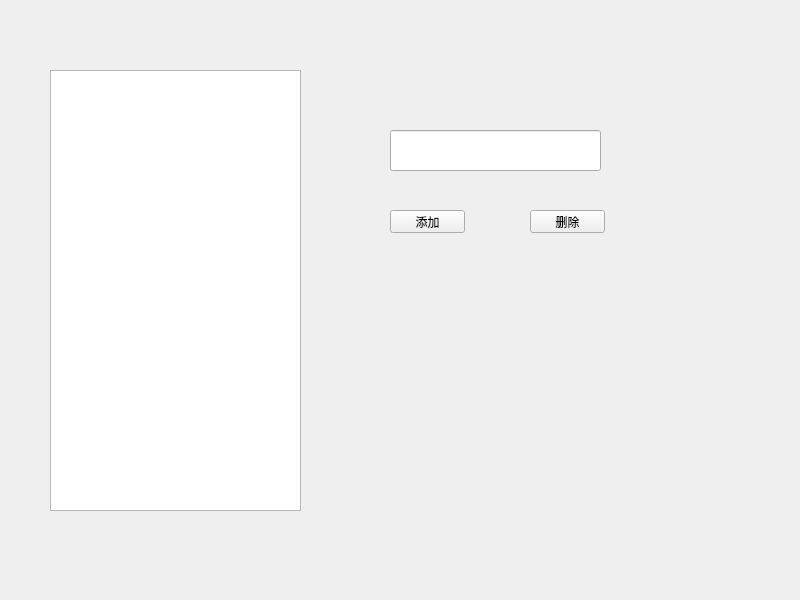
<?xml version="1.0" encoding="UTF-8"?>
<ui version="4.0">
 <class>Widget</class>
 <widget class="QWidget" name="Widget">
  <property name="geometry">
   <rect>
    <x>0</x>
    <y>0</y>
    <width>800</width>
    <height>600</height>
   </rect>
  </property>
  <property name="windowTitle">
   <string>Widget</string>
  </property>
  <widget class="QLineEdit" name="lineEdit">
   <property name="geometry">
    <rect>
     <x>390</x>
     <y>130</y>
     <width>211</width>
     <height>41</height>
    </rect>
   </property>
  </widget>
  <widget class="QListWidget" name="listWidget">
   <property name="geometry">
    <rect>
     <x>50</x>
     <y>70</y>
     <width>251</width>
     <height>441</height>
    </rect>
   </property>
  </widget>
  <widget class="QPushButton" name="pushButton">
   <property name="geometry">
    <rect>
     <x>390</x>
     <y>210</y>
     <width>75</width>
     <height>23</height>
    </rect>
   </property>
   <property name="text">
    <string>添加</string>
   </property>
  </widget>
  <widget class="QPushButton" name="pushButton_2">
   <property name="geometry">
    <rect>
     <x>530</x>
     <y>210</y>
     <width>75</width>
     <height>23</height>
    </rect>
   </property>
   <property name="text">
    <string>删除</string>
   </property>
  </widget>
 </widget>
 <resources/>
 <connections/>
</ui>
